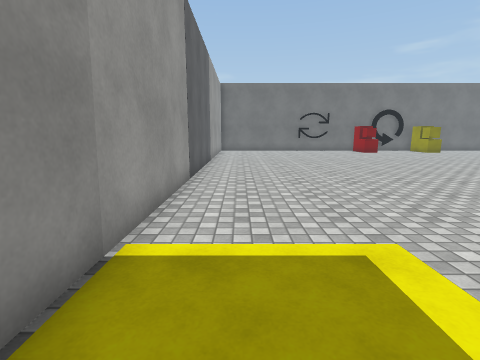
[1] (above)

12 first-person views from a walk through a scene from a Unity 3-D project. The camera is 1.4 m above the floor, tilts 10° down and sees 85° across. The floor is counted in squares, 1 m on a side. Each view is taken from the middle of a square. On the plan, view 1 faces up. The plan holds only what a view shows up to about 13 squares ahead; the rest is blank. The place goes on beyond the plan. The player character is not drawn. Some surface patterns are stand-ins.

[2]
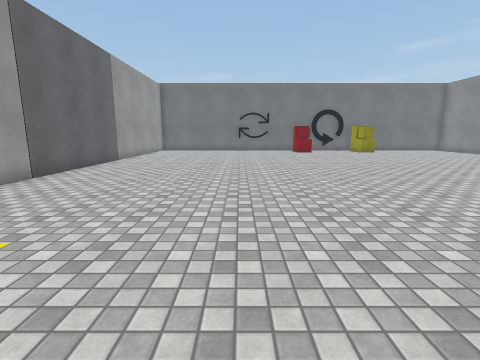

[3]
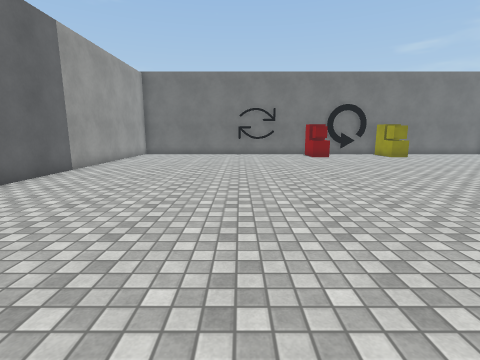

[4]
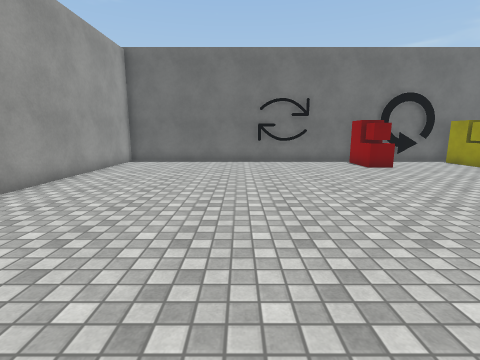

[5]
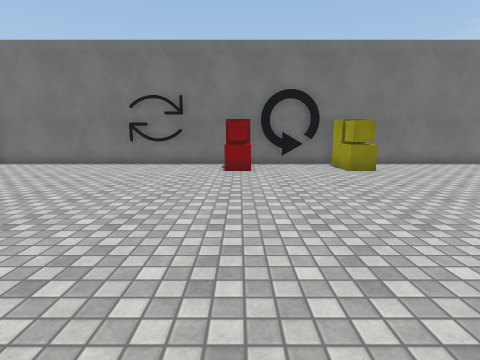

[6]
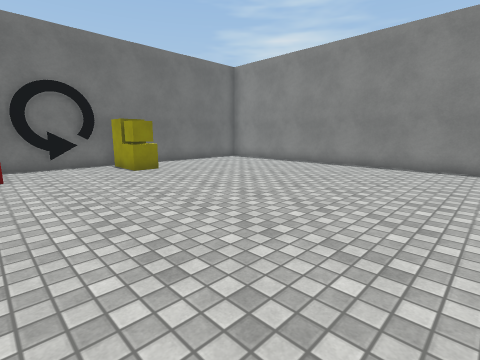

[7]
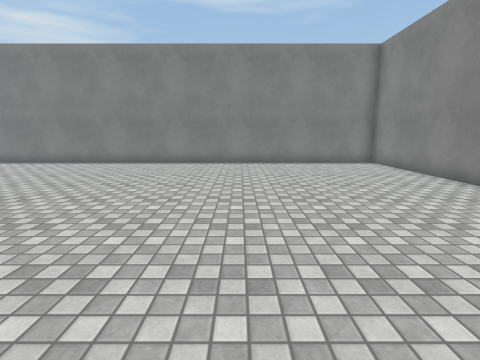

[8]
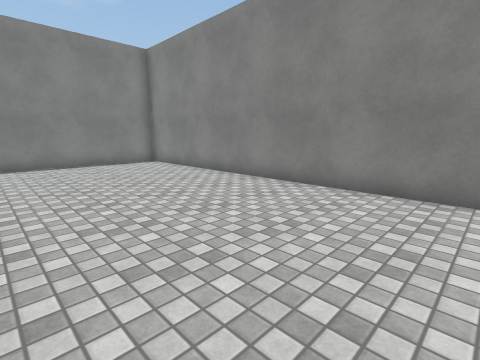

[9]
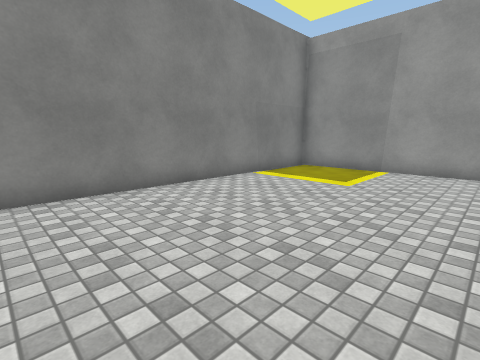

[10]
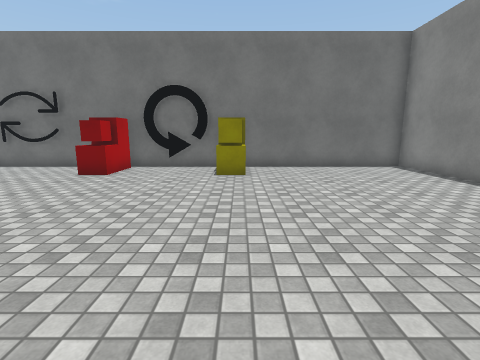

[11]
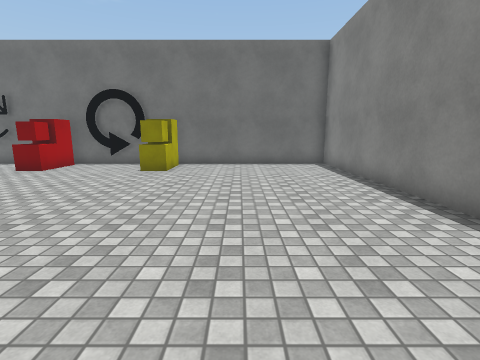

[12]
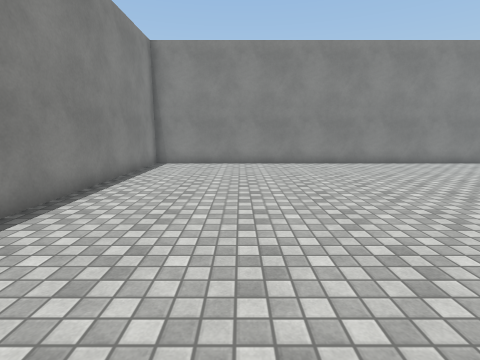

### Floor plan
Points are (right, up) in squares from view 1. A wall is a line through its corners. A room is listed if a view was taken in it or the views show most of it. See-through windows are left out.
Room 1 (views 1, 2, 3, 4, 5, 6, 7, 8, 9, 10, 11, 12)
walls: (14.3, 20) (14.3, 20.5); (7.4, 22.3) (4.9, 22.3); (13.5, 22.3) (11, 22.3); (-1.6, -0.5) (22, -0.5) (22, 22.5) (-1.6, 22.5) (-1.6, -0.5)
objects: other object (10, 20); other object (10, 21) to (10, 22); other object (14, 21) to (14, 22); other object (15, 20); other object (15, 21) to (15, 22)

Positions as (right, up) in squares from view 1, and headings:
1: (0, 0), facing up
2: (5, 0), facing up
3: (5, 4), facing up
4: (4, 9), facing up
5: (10, 10), facing up
6: (10, 10), facing up-right
7: (9, 6), facing right
8: (9, 6), facing down-right
9: (9, 6), facing down-left
10: (15, 11), facing up
11: (18, 10), facing up
12: (18, 12), facing down
